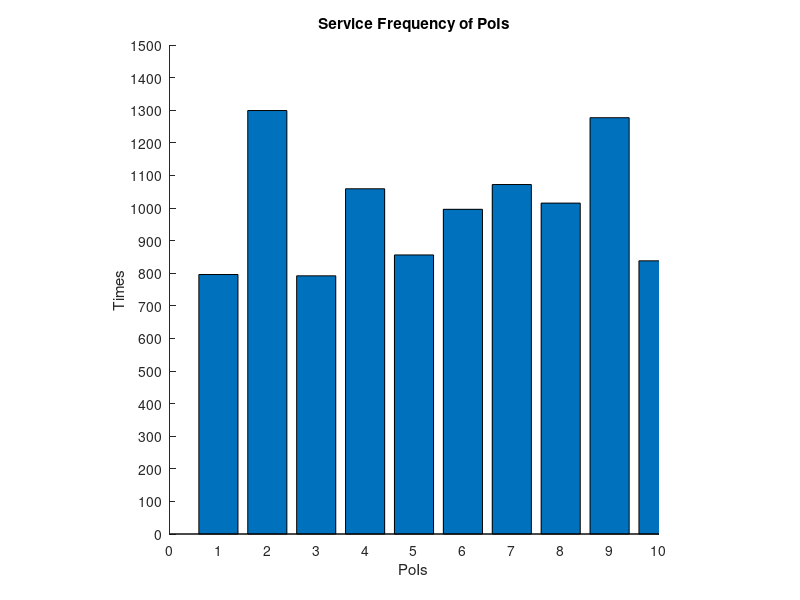

Source code (MATLAB): (Note: this script raises an error after producing the figure.)
%%%%%%%%%%%%%%%%%%%%%%%%%%%%%%%%%%%%%%%%%%%%%%%%%%%%%%%%%%%%%%%%%%%%%%%%%%
sevices=10;%PoIs
price=[];
i =1;
u=[0.25;0.5;0.75;1];%price range
while i <= sevices
    price = [price;u(randi(4))];
    i=i+1;
end

x = [];
y1= [];
y2= [];

a=0;
while a<=1.00 %β

    opt.aoi =[];
    i =1;
    while i <= sevices
        opt.aoi = [opt.aoi;0];
        i=i+1;
    end

    aoi =[];
    i =1;
    while i <= sevices
        aoi = [aoi;0];
        i=i+1;
    end

    if abs(a-0.01) < 0.001 %draw data
        account1 =[];
        i =1;
        while i <= sevices
            account1 = [account1;0];
            i=i+1;
        end
    end
    if abs(a-0.10) < 0.001 %draw data
        account2 =[];
        i =1;
        while i <= sevices
            account2 = [account2;0];
            i=i+1;
        end
    end
    if abs(a-0.50) < 0.001 %draw data
        account3 =[];
        i =1;
        while i <= sevices
            account3 = [account3;0];
            i=i+1;
        end
    end

    opt.maxaoi=0;
    opt.totalaoi=0;
    maxaoi=0;
    totalaoi=0;


    t=1;
    T=10000;%num of time t
    cell=[];


    while t<=T %num of time t

        if mod(t,100)==0

            randIndex = randperm(size(price,1));

            price=price(randIndex,:);%The price of each node is reset every 100 rounds

        end

        [M,I] = max(opt.aoi);
        B=[I;M];
        opt.maxaoi = opt.maxaoi+B(2);%Cumulative opt maximum aoi

        k =1;
        while k <= sevices
            opt.totalaoi = opt.totalaoi+opt.aoi(k);%Cumulative opt overall aoi
            k=k+1;
        end

        j =1;
        while j <= sevices
            opt.aoi(j) = opt.aoi(j)+1;%Opt's Aoi overall +1
            j=j+1;
        end

        opt.aoi(B(1))=0;%After opt selects the service node, aoi is set to zero.

        [M,I] = max(aoi);
        B=[I;M];
        maxaoi = maxaoi+B(2);% cumulative incentive maximum aoi

        compare=[];
        l =1;
        while l <= sevices
            compare=[compare;a*aoi(l)-price(l)];%Incentive Bidding
            l=l+1;
        end
        [M,I] = max(compare);
        B=[I;M];
        cell=[cell;I];

        k =1;
        while k <= sevices
            totalaoi = totalaoi+aoi(k);% cumulative incentive overall aoi
            k=k+1;
        end

        j =1;
        while j <= sevices
            aoi(j) = aoi(j)+1;% Incentive aoi overall +1
            j=j+1;
        end

        aoi(B(1))=0;% Incentive to set aoi to zero after selecting service node

        if abs(a-0.01) < 0.001
            account1(B(1))=account1(B(1))+1;%Incentive statistics of the number of calls of each node
            D1=a;
        end
        if abs(a-0.10) < 0.001
            account2(B(1))=account2(B(1))+1;%Incentive statistics of the number of calls of each node
            D2=a;
        end
        if abs(a-0.50) < 0.001
            account3(B(1))=account3(B(1))+1;%Incentive statistics of the number of calls of each node
            D3=a;
        end

        t=t+1;
    end

    if abs(a-0.01) < 0.001
        figure(1)
        axis([0 10 0 1500]);
        set(gca,'XTick',[0:1:10]) %x axis range 0-10, interval 1
        set(gca,'YTick',[0:100:1500]) %y axis range 0-2000, interval 100
        axis square;
        hold on;

        % Add title and tags
        title('Service Frequency of PoIs');
        xlabel('PoIs');
        ylabel('Times');


        X = 1:1:sevices;
        Y = account1;
        tbar=bar(X,Y);

        xtips = tbar.XEndPoints;
        ytips = tbar.YEndPoints;
        labels = string(tbar.YData);
        text(xtips,ytips,labels,'HorizontalAlignment','center',...
            'VerticalAlignment','bottom')

        line([1:length(X)], Y, 'Color', 'r', 'LineStyle', '--', 'Marker', 'o')
    end
    if abs(a-0.10) < 0.001
        figure(2)
        axis([0 10 0 1200]);
        set(gca,'XTick',[0:1:10]) %x axis range 0-10, interval 1
        set(gca,'YTick',[0:100:1200]) %y axis range 0-2000, interval 100
        axis square;
        hold on;

        % Add title and tags
        title('Service Frequency of PoIs');
        xlabel('PoIs');
        ylabel('Times');


        X = 1:1:sevices;
        Y = account2;
        tbar=bar(X,Y);

        xtips = tbar.XEndPoints;
        ytips = tbar.YEndPoints;
        labels = string(tbar.YData);
        text(xtips,ytips,labels,'HorizontalAlignment','center',...
            'VerticalAlignment','bottom')

        line([1:length(X)], Y, 'Color', 'r', 'LineStyle', '--', 'Marker', 'o')
    end
    if abs(a-0.50) < 0.001
        figure(3)
        axis([0 10 0 1200]);
        set(gca,'XTick',[0:1:10]) %x axis range 0-10, interval 1
        set(gca,'YTick',[0:100:1200]) %y axis range 0-2000, interval 100
        axis square;
        hold on;

        % Add title and tags
        title('Service Frequency of PoIs');
        xlabel('PoIs');
        ylabel('Times');


        X = 1:1:sevices;
        Y = account3;
        tbar=bar(X,Y);

        xtips = tbar.XEndPoints;
        ytips = tbar.YEndPoints;
        labels = string(tbar.YData);
        text(xtips,ytips,labels,'HorizontalAlignment','center',...
            'VerticalAlignment','bottom')

        line([1:length(X)], Y, 'Color', 'r', 'LineStyle', '--', 'Marker', 'o')
    end

    x = [x;a] ;
    y1= [y1;1-opt.maxaoi/maxaoi];
    y2= [y2;1-opt.totalaoi/totalaoi];

    a=a+0.01;

end

figure(4)
axis([0 1 0 1]);
set(gca,'XTick',[0:0.2:1]) %x axis range 0-1, interval 0.2
set(gca,'YTick',[0:0.1:1]) %y axis range 0-1, interval 0.1
axis square;
hold on;
% Add title and tags
%title('PoA');
xlabel('Reward Rate \beta','FontSize',15);
ylabel('Price of Anarchy (PoA)','FontSize',15);

plot(x,y1,'-*r',x,y2,'-ob','linewidth',2,'MarkerSize',6); % linear, color, marker
legend('AVG Maximum Age','AVG Total Age','FontSize',15);   % Upper right corner mark
grid on
